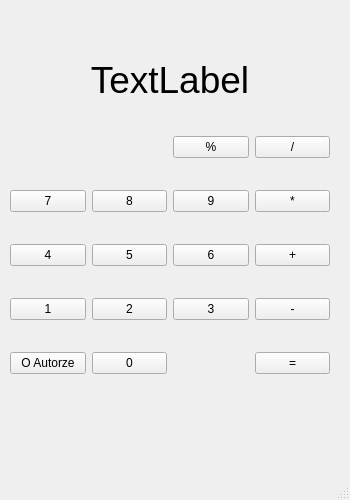
<?xml version="1.0" encoding="UTF-8"?>
<ui version="4.0">
 <class>MainWindow</class>
 <widget class="QMainWindow" name="MainWindow">
  <property name="enabled">
   <bool>true</bool>
  </property>
  <property name="geometry">
   <rect>
    <x>0</x>
    <y>0</y>
    <width>350</width>
    <height>500</height>
   </rect>
  </property>
  <property name="sizePolicy">
   <sizepolicy hsizetype="Preferred" vsizetype="Preferred">
    <horstretch>0</horstretch>
    <verstretch>0</verstretch>
   </sizepolicy>
  </property>
  <property name="minimumSize">
   <size>
    <width>350</width>
    <height>500</height>
   </size>
  </property>
  <property name="maximumSize">
   <size>
    <width>350</width>
    <height>500</height>
   </size>
  </property>
  <property name="cursor">
   <cursorShape>ArrowCursor</cursorShape>
  </property>
  <property name="mouseTracking">
   <bool>false</bool>
  </property>
  <property name="windowTitle">
   <string>Kalkulator</string>
  </property>
  <widget class="QWidget" name="centralwidget">
   <widget class="QLabel" name="label">
    <property name="geometry">
     <rect>
      <x>70</x>
      <y>30</y>
      <width>200</width>
      <height>100</height>
     </rect>
    </property>
    <property name="minimumSize">
     <size>
      <width>200</width>
      <height>100</height>
     </size>
    </property>
    <property name="maximumSize">
     <size>
      <width>200</width>
      <height>100</height>
     </size>
    </property>
    <property name="font">
     <font>
      <pointsize>28</pointsize>
     </font>
    </property>
    <property name="text">
     <string>TextLabel</string>
    </property>
    <property name="alignment">
     <set>Qt::AlignmentFlag::AlignCenter</set>
    </property>
   </widget>
   <widget class="QWidget" name="gridLayoutWidget">
    <property name="geometry">
     <rect>
      <x>10</x>
      <y>110</y>
      <width>320</width>
      <height>291</height>
     </rect>
    </property>
    <layout class="QGridLayout" name="gridLayout_5">
     <property name="leftMargin">
      <number>0</number>
     </property>
     <property name="bottomMargin">
      <number>0</number>
     </property>
     <property name="spacing">
      <number>6</number>
     </property>
     <item row="3" column="0">
      <widget class="QPushButton" name="jeden">
       <property name="text">
        <string>1</string>
       </property>
      </widget>
     </item>
     <item row="2" column="1">
      <widget class="QPushButton" name="piec">
       <property name="text">
        <string>5</string>
       </property>
      </widget>
     </item>
     <item row="4" column="3">
      <widget class="QPushButton" name="rowna_sie">
       <property name="text">
        <string>=</string>
       </property>
      </widget>
     </item>
     <item row="2" column="3">
      <widget class="QPushButton" name="plus">
       <property name="text">
        <string>+</string>
       </property>
      </widget>
     </item>
     <item row="2" column="0">
      <widget class="QPushButton" name="cztery">
       <property name="text">
        <string>4</string>
       </property>
      </widget>
     </item>
     <item row="2" column="2">
      <widget class="QPushButton" name="szesc">
       <property name="text">
        <string>6</string>
       </property>
      </widget>
     </item>
     <item row="3" column="1">
      <widget class="QPushButton" name="dwa">
       <property name="text">
        <string>2</string>
       </property>
      </widget>
     </item>
     <item row="3" column="2">
      <widget class="QPushButton" name="trzy">
       <property name="text">
        <string>3</string>
       </property>
      </widget>
     </item>
     <item row="1" column="0">
      <widget class="QPushButton" name="siedem">
       <property name="text">
        <string>7</string>
       </property>
      </widget>
     </item>
     <item row="1" column="1">
      <widget class="QPushButton" name="osiem">
       <property name="text">
        <string>8</string>
       </property>
      </widget>
     </item>
     <item row="1" column="2">
      <widget class="QPushButton" name="dziewiec">
       <property name="text">
        <string>9</string>
       </property>
      </widget>
     </item>
     <item row="4" column="1">
      <widget class="QPushButton" name="zero">
       <property name="text">
        <string>0</string>
       </property>
      </widget>
     </item>
     <item row="0" column="3">
      <widget class="QPushButton" name="podzielic">
       <property name="text">
        <string>/</string>
       </property>
      </widget>
     </item>
     <item row="3" column="3">
      <widget class="QPushButton" name="minus">
       <property name="text">
        <string>-</string>
       </property>
      </widget>
     </item>
     <item row="1" column="3">
      <widget class="QPushButton" name="razy">
       <property name="text">
        <string>*</string>
       </property>
      </widget>
     </item>
     <item row="0" column="2">
      <widget class="QPushButton" name="modulo">
       <property name="text">
        <string>%</string>
       </property>
      </widget>
     </item>
     <item row="4" column="0">
      <widget class="QPushButton" name="autor">
       <property name="text">
        <string>O Autorze</string>
       </property>
      </widget>
     </item>
    </layout>
   </widget>
  </widget>
  <widget class="QMenuBar" name="menubar">
   <property name="geometry">
    <rect>
     <x>0</x>
     <y>0</y>
     <width>350</width>
     <height>22</height>
    </rect>
   </property>
  </widget>
  <widget class="QStatusBar" name="statusbar"/>
 </widget>
 <resources/>
 <connections/>
</ui>
